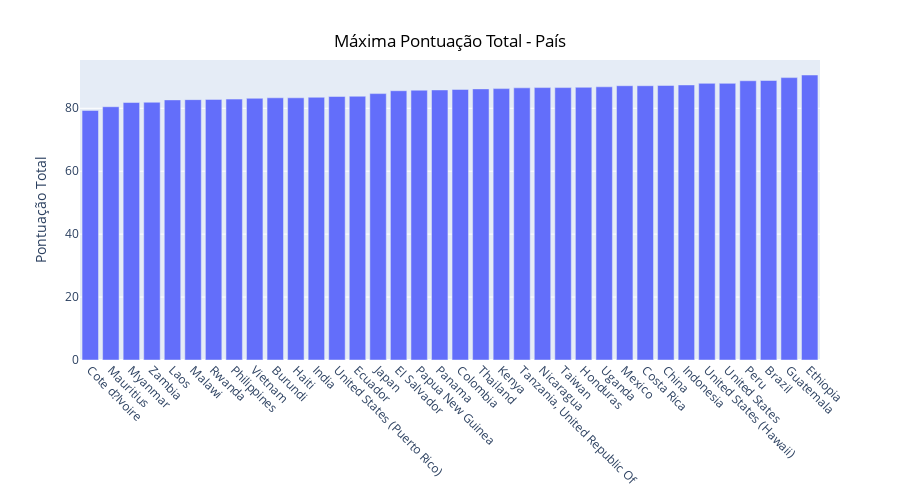

Notebook code for this chart:
### Code cell
df_ranking = df_coffee.groupby(by = 'Country.of.Origin').agg({'Total.Cup.Points':'max'}).sort_values(by = 'Total.Cup.Points')

fig = px.bar(df_ranking,width=900, height=500)
fig.update_xaxes(tickangle=45)
fig.update_layout(
    xaxis_title=None,
    yaxis_title="Pontuação Total",
    showlegend=False,
    title={
    'text': 'Máxima Pontuação Total - País',
    'y':0.93,
    'x':0.5,
    'font_color': 'black'}
    )
fig.show()

### Figure 1 — Plotly figure (JSON) as saved in the notebook; plotly's stock layout.template omitted (floating-point values rounded to 4 significant figures)
{"data": [{"alignmentgroup": "True", "hovertemplate": "variable=Total.Cup.Points<br>Country.of.Origin=%{x}<br>value=%{y}<extra></extra>", "legendgroup": "Total.Cup.Points", "marker": {"color": "#636efa", "pattern": {"shape": ""}}, "name": "Total.Cup.Points", "offsetgroup": "Total.Cup.Points", "orientation": "v", "showlegend": true, "textposition": "auto", "type": "bar", "x": ["Cote d?Ivoire", "Mauritius", "Myanmar", "Zambia", "Laos", "Malawi", "Rwanda", "Philippines", "Vietnam", "Burundi", "Haiti", "India", "United States (Puerto Rico)", "Ecuador", "Japan", "El Salvador", "Papua New Guinea", "Panama", "Colombia", "Thailand", "Kenya", "Tanzania, United Republic Of", "Nicaragua", "Taiwan", "Honduras", "Uganda", "Mexico", "Costa Rica", "China", "Indonesia", "United States (Hawaii)", "United States", "Peru", "Brazil", "Guatemala", "Ethiopia"], "xaxis": "x", "y": [79.33, 80.5, 81.83, 81.92, 82.67, 82.75, 82.83, 82.92, 83.17, 83.33, 83.33, 83.5, 83.75, 83.83, 84.67, 85.58, 85.75, 85.83, 86, 86.17, 86.25, 86.5, 86.58, 86.58, 86.67, 86.83, 87.17, 87.17, 87.25, 87.42, 87.92, 87.92, 88.75, 88.83, 89.75, 90.58], "yaxis": "y"}], "layout": {"barmode": "relative", "height": 500, "legend": {"title": {"text": "variable"}, "tracegroupgap": 0}, "margin": {"t": 60}, "showlegend": false, "title": {"font": {"color": "black"}, "text": "Máxima Pontuação Total - País", "x": 0.5, "y": 0.93}, "width": 900, "xaxis": {"anchor": "y", "domain": [0, 1], "tickangle": 45, "title": {}}, "yaxis": {"anchor": "x", "domain": [0, 1], "title": {"text": "Pontuação Total"}}}}
